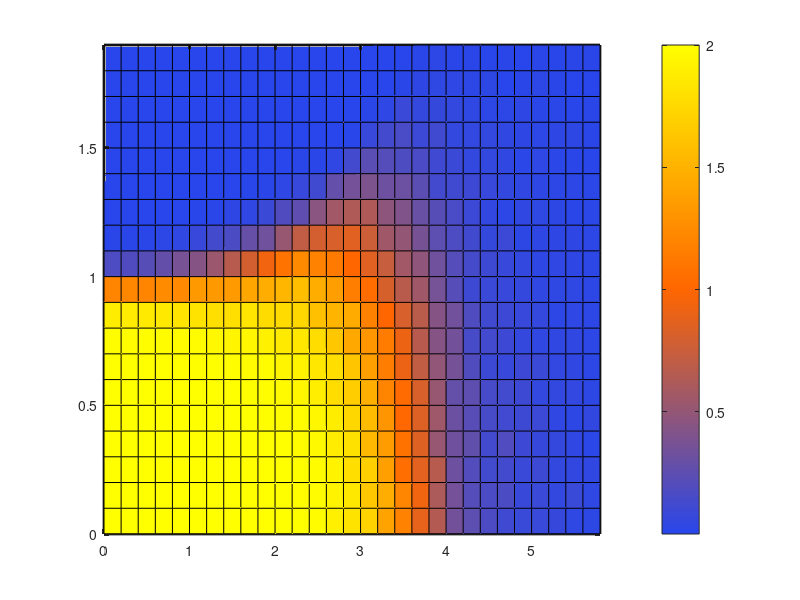

This figure's MATLAB source: (Note: this script raises an error after producing the figure.)
clear
close all
load data64.mat

%cm=[linspace(1,1,50)  linspace(1,.1,50); linspace(.1,1,50) linspace(1,.1,50); linspace(.1,1,50) linspace(1,1,50)]';
threshold=0.1;

tv=[1e-3 0.1:0.1:t(end)];
Wv= 0:0.2:W(end);

Sm=zeros(length(Wv),length(tv));
dSm=Sm;
rel=Sm;
for i=1:length(S)
    Sm(i)=S(i);
    dSm(i)=dS(i);
    if Sm(i)>threshold
        rel(i)=dSm(i)/Sm(i);
    else
        rel(i)=0;
    end
end

[Y,X]=meshgrid(tv,Wv);
f=figure;
surf(X,Y,Sm)
yticks([0 .5 1 1.5])

cmap=[linspace(1,1,500) linspace(1,40/255,500); linspace(1,102/255,500) linspace(102/255,70/255,500); linspace(0,0,500) linspace(0,235/255,500)]';
cmp=colormap(cmap);
grid off
cmp=flipud(cmp);
colormap(cmp);
h=colorbar;
xlim([0,5.8])
ylim([0,1.9])
view(2);

ax=gca;
set(gca,'linewidth',2)
box on
ax.FontSize = 20; 
xlabel('$W/w$','Interpreter','latex','Fontsize',30);
ylabel('$v/w$','Interpreter','latex','Fontsize',30);

ylabel(h,'$S^\mathrm{D}/\log 2$','Interpreter','latex','Fontsize',30);
set(h,'YTick',[0 .5 1 1.5 2])


f.Renderer='Painters';
set(f,'Units','Inches');
pos = get(f,'Position');
set(f,'PaperPositionMode','Auto','PaperUnits','Inches','PaperSize',[pos(3), pos(4)])
%print(f,'phase_diagram','-dpdf','-r0')
%print(gcf, 'phase_diagram.pdf', '-dpdf', '-loose')


% figure
% surf(X,Y,dSm)
% %shading interp
% colormap('jet')
% colorbar
% view(2);  
% title('standard deviation')
% 
% figure
% surf(X,Y,rel)
% %shading interp
% colormap('jet')
% colorbar
% view(2);  
% title('relative error')